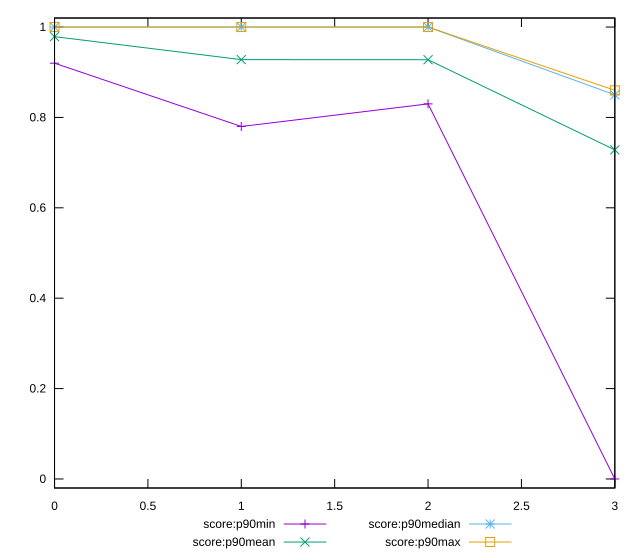

The script that saved this image:
reset

$scoreP90Min <<EOF
0 0.92
1 0.78
2 0.83
3 0
EOF

$scoreP90Mean <<EOF
0 0.9787234042553187
1 0.9278723404255328
2 0.9276595744680846
3 0.7281914893617022
EOF

$scoreP90Median <<EOF
0 1
1 1
2 1
3 0.85
EOF

$scoreP90Max <<EOF
0 1
1 1
2 1
3 0.86
EOF

set key outside below
set xrange [0:3]
set yrange [-0.02:1.02]
set trange [-0.02:1.02]
set terminal svg size 640, 560 enhanced background rgb 'white'
set output "reports/report_00032_2021-02-25T10-28-15.087Z/cumulative-layout-shift/progression/score.svg"

plot $scoreP90Min title "score:p90min" with linespoints, \
     $scoreP90Mean title "score:p90mean" with linespoints, \
     $scoreP90Median title "score:p90median" with linespoints, \
     $scoreP90Max title "score:p90max" with linespoints

reset
